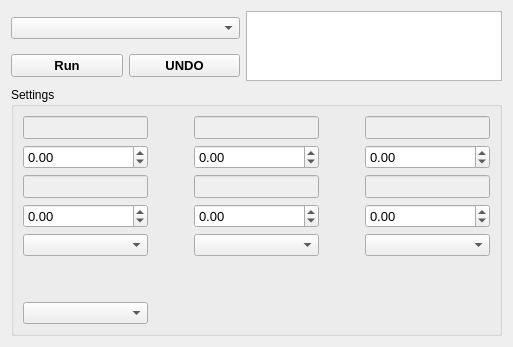
          <widget class="QWidget" name="tab_17">
           <attribute name="title">
            <string>Processing</string>
           </attribute>
           <layout class="QGridLayout" name="gridLayout_12">
            <item row="0" column="2" rowspan="2" colspan="2">
             <widget class="QTextEdit" name="Func_description">
              <property name="font">
               <font>
                <pointsize>10</pointsize>
               </font>
              </property>
             </widget>
            </item>
            <item row="1" column="0">
             <widget class="QPushButton" name="run_im_process">
              <property name="font">
               <font>
                <pointsize>10</pointsize>
                <weight>75</weight>
                <bold>true</bold>
               </font>
              </property>
              <property name="text">
               <string>Run</string>
              </property>
             </widget>
            </item>
            <item row="0" column="0" colspan="2">
             <widget class="QComboBox" name="Process_list"/>
            </item>
            <item row="4" column="0" colspan="4">
             <widget class="QGroupBox" name="ProcessSetBox">
              <property name="enabled">
               <bool>true</bool>
              </property>
              <property name="title">
               <string>Settings</string>
              </property>
              <layout class="QGridLayout" name="gridLayout_13">
               <item row="5" column="2">
                <widget class="QComboBox" name="Process_set_box2"/>
               </item>
               <item row="2" column="3">
                <spacer name="horizontalSpacer_9">
                 <property name="orientation">
                  <enum>Qt::Horizontal</enum>
                 </property>
                 <property name="sizeHint" stdset="0">
                  <size>
                   <width>40</width>
                   <height>20</height>
                  </size>
                 </property>
                </spacer>
               </item>
               <item row="5" column="4">
                <widget class="QComboBox" name="Process_set_box3"/>
               </item>
               <item row="6" column="0">
                <spacer name="verticalSpacer_4">
                 <property name="orientation">
                  <enum>Qt::Vertical</enum>
                 </property>
                 <property name="sizeHint" stdset="0">
                  <size>
                   <width>20</width>
                   <height>40</height>
                  </size>
                 </property>
                </spacer>
               </item>
               <item row="4" column="2">
                <widget class="QDoubleSpinBox" name="Proces_spinbox_05">
                 <property name="font">
                  <font>
                   <pointsize>10</pointsize>
                  </font>
                 </property>
                 <property name="minimum">
                  <double>-1.000000000000000</double>
                 </property>
                 <property name="maximum">
                  <double>99999999.989999994635582</double>
                 </property>
                </widget>
               </item>
               <item row="2" column="2">
                <widget class="QDoubleSpinBox" name="Proces_spinbox_02">
                 <property name="font">
                  <font>
                   <pointsize>10</pointsize>
                  </font>
                 </property>
                 <property name="minimum">
                  <double>-1.000000000000000</double>
                 </property>
                 <property name="maximum">
                  <double>99999999.989999994635582</double>
                 </property>
                </widget>
               </item>
               <item row="4" column="4">
                <widget class="QDoubleSpinBox" name="Proces_spinbox_06">
                 <property name="font">
                  <font>
                   <pointsize>10</pointsize>
                  </font>
                 </property>
                 <property name="minimum">
                  <double>-1.000000000000000</double>
                 </property>
                 <property name="maximum">
                  <double>999999999.990000009536743</double>
                 </property>
                </widget>
               </item>
               <item row="7" column="0">
                <widget class="QComboBox" name="Process_DataType_box"/>
               </item>
               <item row="2" column="1">
                <spacer name="horizontalSpacer_7">
                 <property name="orientation">
                  <enum>Qt::Horizontal</enum>
                 </property>
                 <property name="sizeHint" stdset="0">
                  <size>
                   <width>40</width>
                   <height>20</height>
                  </size>
                 </property>
                </spacer>
               </item>
               <item row="0" column="0">
                <widget class="QLineEdit" name="Proces_label_01">
                 <property name="enabled">
                  <bool>false</bool>
                 </property>
                 <property name="font">
                  <font>
                   <pointsize>10</pointsize>
                  </font>
                 </property>
                </widget>
               </item>
               <item row="2" column="0">
                <widget class="QDoubleSpinBox" name="Proces_spinbox_01">
                 <property name="font">
                  <font>
                   <pointsize>10</pointsize>
                  </font>
                 </property>
                 <property name="minimum">
                  <double>-1.000000000000000</double>
                 </property>
                 <property name="maximum">
                  <double>99999999999.990005493164063</double>
                 </property>
                </widget>
               </item>
               <item row="5" column="0">
                <widget class="QComboBox" name="Process_set_box"/>
               </item>
               <item row="4" column="0">
                <widget class="QDoubleSpinBox" name="Proces_spinbox_04">
                 <property name="font">
                  <font>
                   <pointsize>10</pointsize>
                  </font>
                 </property>
                 <property name="minimum">
                  <double>-1.000000000000000</double>
                 </property>
                 <property name="maximum">
                  <double>9999999999.989999771118164</double>
                 </property>
                </widget>
               </item>
               <item row="2" column="4">
                <widget class="QDoubleSpinBox" name="Proces_spinbox_03">
                 <property name="font">
                  <font>
                   <pointsize>10</pointsize>
                  </font>
                 </property>
                 <property name="minimum">
                  <double>-1.000000000000000</double>
                 </property>
                 <property name="maximum">
                  <double>999999999990000.000000000000000</double>
                 </property>
                </widget>
               </item>
               <item row="3" column="4">
                <widget class="QLineEdit" name="Proces_label_06">
                 <property name="enabled">
                  <bool>false</bool>
                 </property>
                 <property name="font">
                  <font>
                   <pointsize>10</pointsize>
                  </font>
                 </property>
                </widget>
               </item>
               <item row="3" column="2">
                <widget class="QLineEdit" name="Proces_label_05">
                 <property name="enabled">
                  <bool>false</bool>
                 </property>
                 <property name="font">
                  <font>
                   <pointsize>10</pointsize>
                  </font>
                 </property>
                </widget>
               </item>
               <item row="0" column="2">
                <widget class="QLineEdit" name="Proces_label_02">
                 <property name="enabled">
                  <bool>false</bool>
                 </property>
                 <property name="font">
                  <font>
                   <pointsize>10</pointsize>
                  </font>
                 </property>
                </widget>
               </item>
               <item row="0" column="4">
                <widget class="QLineEdit" name="Proces_label_03">
                 <property name="enabled">
                  <bool>false</bool>
                 </property>
                 <property name="font">
                  <font>
                   <pointsize>10</pointsize>
                  </font>
                 </property>
                </widget>
               </item>
               <item row="3" column="0">
                <widget class="QLineEdit" name="Proces_label_04">
                 <property name="enabled">
                  <bool>false</bool>
                 </property>
                 <property name="font">
                  <font>
                   <pointsize>10</pointsize>
                  </font>
                 </property>
                </widget>
               </item>
              </layout>
             </widget>
            </item>
            <item row="1" column="1">
             <widget class="QPushButton" name="ImageUndo_operation">
              <property name="font">
               <font>
                <pointsize>10</pointsize>
                <weight>75</weight>
                <bold>true</bold>
               </font>
              </property>
              <property name="text">
               <string>UNDO</string>
              </property>
             </widget>
            </item>
           </layout>
          </widget>
